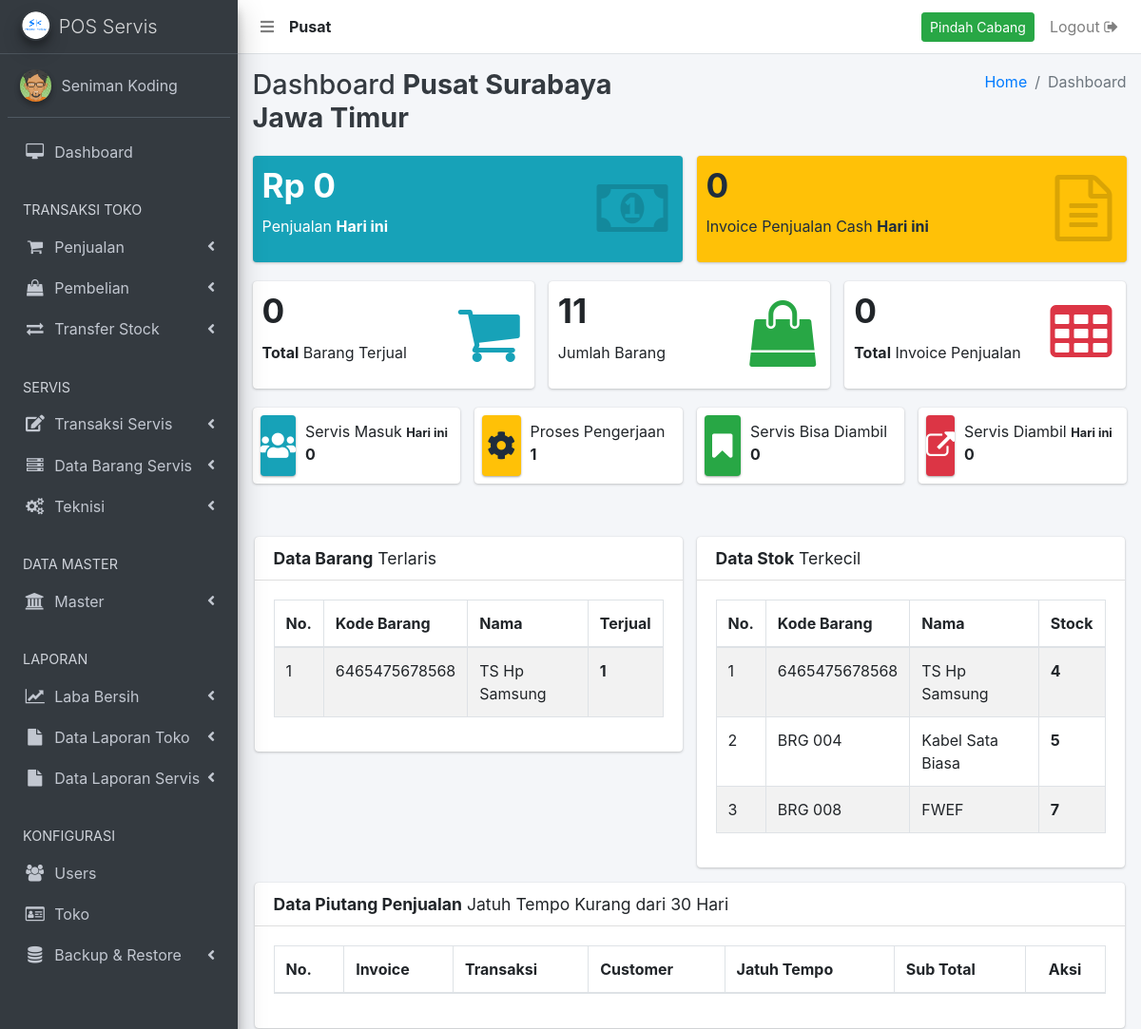
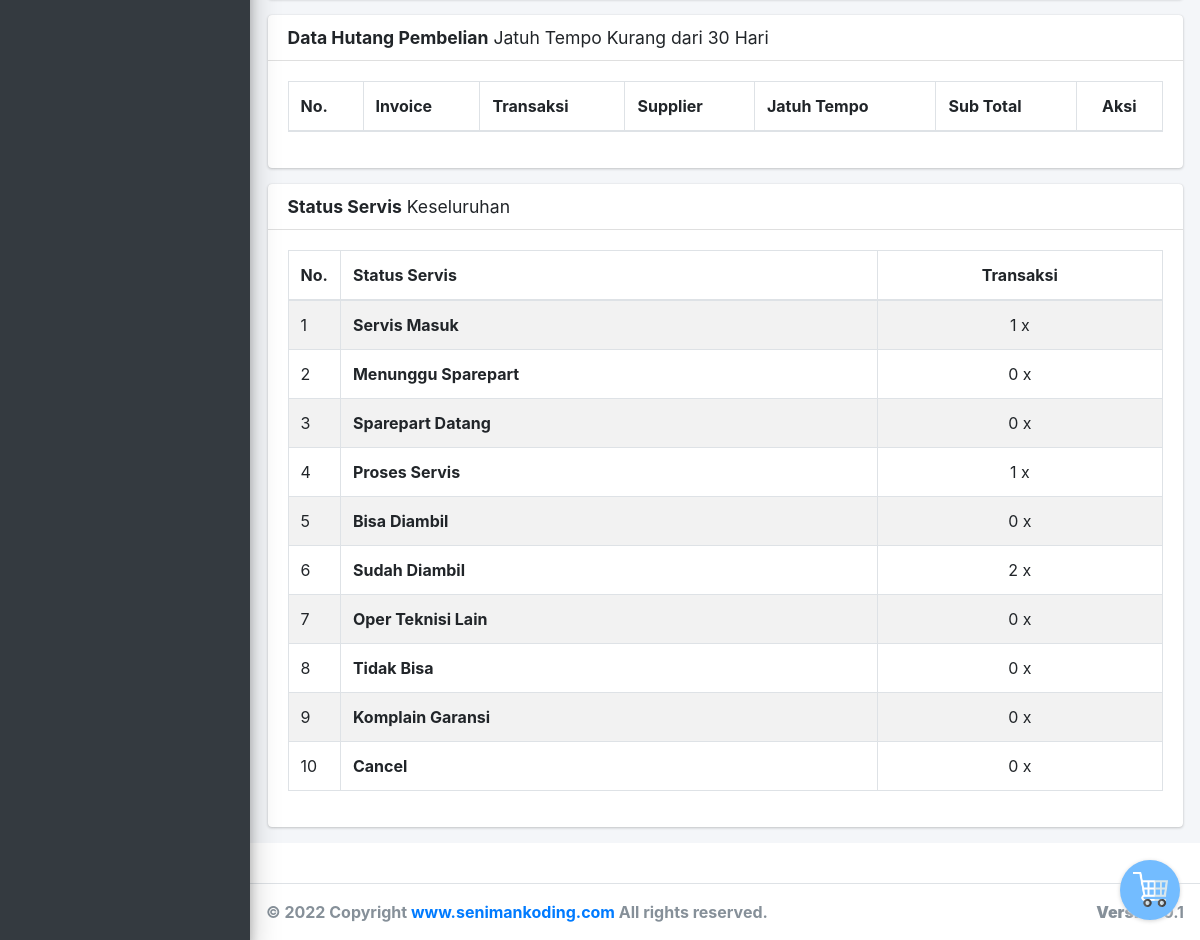
The app's page /bo (signed in) with its own data (2 pictures, top to bottom).
### tables this page shows
CREATE TABLE `user` (
  `user_id` int(11) NOT NULL AUTO_INCREMENT,
  `user_nama` varchar(500) NOT NULL,
  `user_no_hp` varchar(250) NOT NULL,
  `user_alamat` text NOT NULL,
  `user_email` varchar(250) NOT NULL,
  `user_password` varchar(500) NOT NULL,
  `user_create` varchar(250) NOT NULL,
  `user_level` varchar(250) NOT NULL,
  `user_gaji_pokok` int(11) NOT NULL,
  `user_bonus` int(11) NOT NULL,
  `user_komisi_teknisi` int(11) NOT NULL,
  `user_status` varchar(250) NOT NULL,
  `user_cabang` int(11) NOT NULL,
  PRIMARY KEY (`user_id`)
);

CREATE TABLE `toko` (
  `toko_id` int(11) NOT NULL AUTO_INCREMENT,
  `toko_nama` varchar(500) NOT NULL,
  `toko_kota` varchar(250) NOT NULL,
  `toko_alamat` text NOT NULL,
  `toko_tlpn` varchar(250) NOT NULL,
  `toko_wa` varchar(250) NOT NULL,
  `toko_email` varchar(500) NOT NULL,
  `toko_print` int(11) NOT NULL,
  `toko_status` int(11) NOT NULL,
  `toko_ongkir` int(11) NOT NULL,
  `toko_cabang` int(11) NOT NULL,
  PRIMARY KEY (`toko_id`)
);

CREATE TABLE `barang` (
  `barang_id` int(11) NOT NULL AUTO_INCREMENT,
  `barang_kode` varchar(500) NOT NULL,
  `barang_kode_slug` varchar(500) NOT NULL,
  `barang_kode_count` int(11) NOT NULL,
  `barang_nama` varchar(250) NOT NULL,
  `barang_harga_beli` varchar(250) NOT NULL,
  `barang_harga` varchar(250) NOT NULL,
  `barang_stock` text NOT NULL,
  `barang_tanggal` varchar(250) NOT NULL,
  `barang_kategori_id` int(11) NOT NULL,
  `kategori_id` varchar(250) NOT NULL,
  `barang_satuan_id` varchar(250) NOT NULL,
  `satuan_id` varchar(250) NOT NULL,
  `barang_deskripsi` text NOT NULL,
  `barang_option_sn` int(11) NOT NULL,
  `barang_status` int(11) NOT NULL,
  `barang_terjual` int(11) NOT NULL,
  `barang_cabang` int(11) NOT NULL,
  PRIMARY KEY (`barang_id`)
);

### bo.php (the view, shortened to what the rows shown need)
<?php
  include '_header.php';
  include '_nav.php';
?>
  <div class="content-wrapper">
    <div class="content-header">
      <div class="container-fluid">
        <div class="row mb-2">
          <div class="col-sm-6">
            <h1 class="m-0 text-dark">Dashboard <b><?= $tipeToko; ?> <?= $dataTokoLogin['toko_kota']; ?></b></h1>
          </div>
        </div>
      </div>
    </div>
    <section class="table-informasi">
      <div class="container">
        <div class="row">
          <div class="col-lg-6">
             <div class="card">
                <div class="card-body">
                  <div class="table-auto">
                    <table id="" class="table table-bordered table-striped">
                      <thead>
                      <tr>
                        <th>No.</th>
                        <th>Kode Barang</th>
                        <th>Nama</th>
                        <th>Terjual</th>
                      </tr>
                      </thead>
                      <tbody>
                      <?php
                        $i = 1;
                        $queryProduct = $conn->query("SELECT barang.barang_id, barang.barang_kode, barang.barang_nama, barang.barang_harga, barang.barang_terjual, barang.barang_cabang
                                   FROM barang
                                   WHERE barang_cabang = '".$sessionCabang."' && barang_terjual > 0  ORDER BY barang_terjual DESC LIMIT 5
                                   ");
                        while ($rowProduct = mysqli_fetch_array($queryProduct)) {
                      ?>
                      <tr>
                          <td><?= $i; ?></td>
                          <td><?= $rowProduct['barang_kode']; ?></td>
                          <td><?= $rowProduct['barang_nama']; ?></td>
                          <td>
                            <b><?= $rowProduct['barang_terjual']; ?></b>
                          </td>
                      </tr>
                      <?php $i++; ?>
                      <?php } ?>
                      </tbody>
                    </table>
                  </div>
                </div>
              </div>
          </div>
          <div class="col-lg-6">
            <div class="card">
              <div class="card-body">
                <div class="table-auto">
                  <table id="" class="table table-bordered table-striped">
                    <thead>
                    <tr>
                      <th>No.</th>
                      <th>Kode Barang</th>
                      <th>Nama</th>
                      <th>Stock</th>
                    </tr>
                    </thead>
                    <tbody>
                    <?php
                      $i = 1;
                      $queryProduct = $conn->query("SELECT barang.barang_id, barang.barang_kode, barang.barang_nama, barang.barang_harga, barang.barang_stock, barang.barang_cabang
                                 FROM barang
                                 WHERE barang_cabang = '".$sessionCabang."' && barang_stock < 10 ORDER BY barang_stock ASC LIMIT 5
                                 ");
                      while ($rowProduct = mysqli_fetch_array($queryProduct)) {
                    ?>
                    <tr>
                        <td><?= $i; ?></td>
                        <td><?= $rowProduct['barang_kode']; ?></td>
                        <td><?= $rowProduct['barang_nama']; ?></td>
                        <td>
                          <b><?= $rowProduct['barang_stock']; ?></b>
                        </td>
                    </tr>
                    <?php $i++; ?>
                    <?php } ?>
                    </tbody>
                  </table>
                </div>
              </div>
            </div>
          </div>
          <div class="col-lg-12">
            <div class="card">
              <div class="card-body">
                <div class="table-auto">
                  <table id="example1" class="table table-bordered table-striped">
                    <thead>
                    <tr>
                      <th>No.</th>
                      <th>Invoice</th>
                      <th>Transaksi</th>
                      <th>Customer</th>
                      <th>Jatuh Tempo</th>
                      <th>Sub Total</th>
                      <th class="text-center">Aksi</th>
                    </tr>
                    </thead>
                  </table>
                </div>
              </div>
            </div>
          </div>
          <div class="col-lg-12">
            <div class="card">
              <div class="card-body">
                <div class="table-auto">
                  <table id="example2" class="table table-bordered table-striped">
                    <thead>
                    <tr>
                      <th>No.</th>
                      <th>Invoice</th>
                      <th>Transaksi</th>
                      <th>Supplier</th>
                      <th>Jatuh Tempo</th>
                      <th>Sub Total</th>
                      <th class="text-center">Aksi</th>
                    </tr>
                    </thead>
                  </table>
                </div>
              </div>
            </div>
          </div>
          <div class="col-12">
          <div class="card">
            <div class="card-body">
              <div class="table-auto">
                <table id="data-laporan-status-berdasarkan-periode" class="table table-bordered table-striped">
                  <thead>
                  <tr>
                    <th style="width: 6%;">No.</th>
                    <th>Status Servis</th>
                    <th style="text-align: center;">Transaksi</th>
                  </tr>
                  </thead>
                </table>
              </div>
            </div>
          </div>
        </div>
      </div>
    </section>
  </div>
<?php include '_footer.php'; ?>

### _nav.php (shortened to what the rows shown need)
<nav class="main-header navbar navbar-expand navbar-white navbar-light">
    <ul class="navbar-nav">
      <li class="nav-item" style="padding-top: 8px;">
        <?php
          echo "<b>".$tipeToko."</b>";
        ?>
      </li>
    </ul>
  </nav>
  <?php
        $dataPilihCabang = query("SELECT * FROM toko");
      ?>

### records on screen
user: user_cabang "Pusat"
toko: toko_kota "Surabaya Jawa Timur"
barang: barang_kode "6465475678568", barang_nama "TS Hp Samsung", barang_terjual "1", barang_stock "4"
barang: barang_kode "BRG 004", barang_nama "Kabel Sata Biasa", barang_stock "5"
barang: barang_kode "BRG 008", barang_nama "FWEF", barang_stock "7"

### other values on screen
$_SESSION['user_nama'] "Seniman Koding"
$totalPenjualanHariIni "0"
singkat_angka($jmlInvoiceHariIni) "0"
$jmlPenjualan "0"
$jmlBarang "11"
$jmlInvoice "0"
$servisMasuk "0"
$servisPengerjaan "1"
$servisBisaDiambil "0"
$servisDiambilHariIni "0"
singkat_angka($servisMasuk) "1"
singkat_angka($menungguSparepart) "0"
singkat_angka($sparepartDatang) "0"
singkat_angka($prosesServis) "1"
singkat_angka($bisaDiambil) "0"
